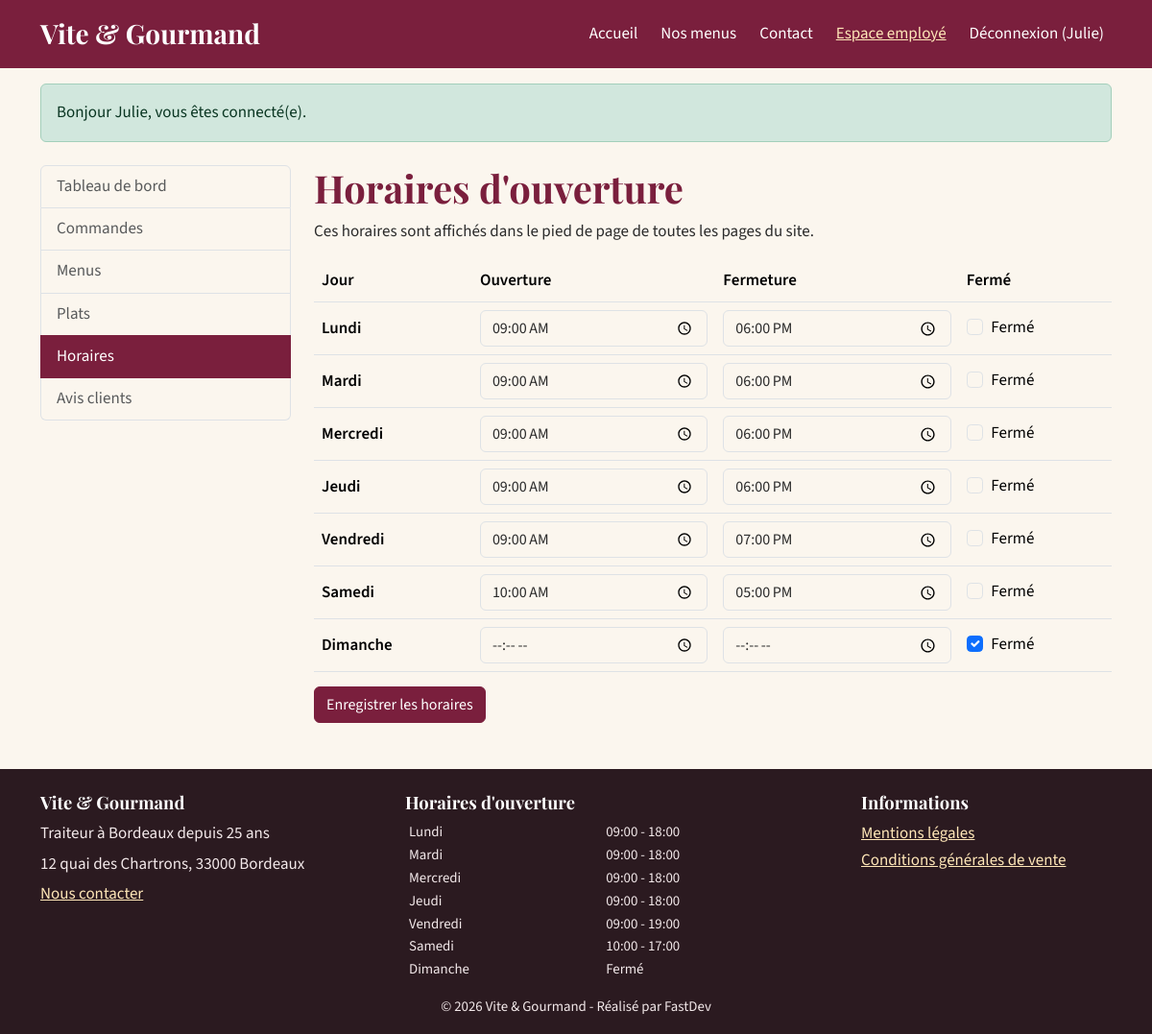
/employe/horaires (signed in), run on the app's committed database.
### tables this page shows
CREATE TABLE utilisateur (
    utilisateur_id  INT UNSIGNED NOT NULL AUTO_INCREMENT,
    role_id         INT UNSIGNED NOT NULL,
    email           VARCHAR(180) NOT NULL,
    password        VARCHAR(255) NOT NULL COMMENT 'Hash bcrypt/argon2 (password_hash), jamais le mot de passe en clair',
    nom             VARCHAR(80)  NOT NULL,
    prenom          VARCHAR(80)  NOT NULL,
    telephone       VARCHAR(20)  NULL,
    adresse_postale VARCHAR(255) NULL,
    code_postal     CHAR(5)      NULL,
    ville           VARCHAR(100) NULL,
    actif           TINYINT(1)   NOT NULL DEFAULT 1,
    created_at      DATETIME     NOT NULL DEFAULT CURRENT_TIMESTAMP,
    PRIMARY KEY (utilisateur_id),
    UNIQUE KEY uq_utilisateur_email (email),
    CONSTRAINT fk_utilisateur_role FOREIGN KEY (role_id) REFERENCES role (role_id)
);

CREATE TABLE horaire (
    horaire_id      INT UNSIGNED NOT NULL AUTO_INCREMENT,
    jour            VARCHAR(10)  NOT NULL,
    ordre           TINYINT      NOT NULL COMMENT '1 = lundi ... 7 = dimanche',
    heure_ouverture TIME         NULL,
    heure_fermeture TIME         NULL,
    ferme           TINYINT(1)   NOT NULL DEFAULT 0,
    PRIMARY KEY (horaire_id),
    UNIQUE KEY uq_horaire_jour (jour)
);

### views/employee/schedules.php (the view, shortened to what the rows shown need)
<div class="container mt-4">
    <div class="row g-4">
        <div class="col-lg-3"><?php require __DIR__ . '/../partials/staff_nav.php'; ?></div>
        <div class="col-lg-9">
            <h1>Horaires d'ouverture</h1>
            <p>Ces horaires sont affichés dans le pied de page de toutes les pages du site.</p>
            <form method="post" action="/employe/horaires">
                <table class="table bg-white align-middle">
                    <thead><tr><th scope="col">Jour</th><th scope="col">Ouverture</th><th scope="col">Fermeture</th><th scope="col">Fermé</th></tr></thead>
                    <tbody>
                    <?php foreach ($schedules as $h): $id = (int) $h['horaire_id']; ?>
                        <tr>
                            <th scope="row"><?= e($h['jour']) ?></th>
                            <td><label class="visually-hidden" for="o<?= $id ?>">Ouverture <?= e($h['jour']) ?></label>
                                <input type="time" class="form-control" id="o<?= $id ?>" name="ouverture[<?= $id ?>]" value="<?= e(substr((string) $h['heure_ouverture'], 0, 5)) ?>"></td>
                            <td><label class="visually-hidden" for="f<?= $id ?>">Fermeture <?= e($h['jour']) ?></label>
                                <input type="time" class="form-control" id="f<?= $id ?>" name="fermeture[<?= $id ?>]" value="<?= e(substr((string) $h['heure_fermeture'], 0, 5)) ?>"></td>
                            <td><div class="form-check"><input class="form-check-input" type="checkbox" id="c<?= $id ?>" name="ferme[<?= $id ?>]" value="1" <?= $h['ferme'] ? 'checked' : '' ?>>
                                <label class="form-check-label" for="c<?= $id ?>">Fermé<span class="visually-hidden"> le <?= e($h['jour']) ?></span></label></div></td>
                        </tr>
                    <?php endforeach; ?>
                    </tbody>
                </table>
                <button class="btn btn-primary" type="submit">Enregistrer les horaires</button>
            </form>
        </div>
    </div>
</div>

### src/Core/Router.php (shortened to what the rows shown need)
<?php
final class Router
{
    private array $routes = [];
    private function add(string $method, string $path, string $handler, array $roles): void
    {
        $this->routes[] = compact('method', 'regex', 'handler', 'roles');
    }
    public function dispatch(string $method, string $uri): void
    {
        $path = rtrim(parse_url($uri, PHP_URL_PATH) ?: '/', '/') ?: '/';
        foreach ($this->routes as $route) {
            if ($route['method'] !== $method || !preg_match($route['regex'], $path, $m)) {
                continue;
            }
            if ($route['roles'] !== []) {
                if (!Auth::check()) {
                    Session::flash('warning', 'Veuillez vous connecter pour accéder à cette page.');
                    Session::set('redirect_after_login', $uri);
                    header('Location: /connexion');
                    return;
                }
            }
            [$class, $action] = explode('@', $route['handler']);
            $params = array_map('intval', array_filter($m, 'is_string', ARRAY_FILTER_USE_KEY));
            (new $fqcn())->$action(...$params);
            return;
        }
    }
}

### views/layout.php (shortened to what the rows shown need)
<?php
$current = parse_url($_SERVER['REQUEST_URI'] ?? '/', PHP_URL_PATH);
$isActive = static fn(string $path): string => ($current === $path || ($path !== '/' && str_starts_with((string) $current, $path))) ? ' active" aria-current="page' : '';
try {
    $schedules = (new \App\Models\Reference())->schedules();
} catch (\Throwable) {
    $schedules = [];
}
$user = Auth::user();
?>
<!doctype html>
<html lang="fr">
<head>
    <link rel="stylesheet" href="/assets/vendor/bootstrap/bootstrap.min.css">
    <link rel="stylesheet" href="/assets/css/style.css">
</head>
<body class="d-flex flex-column min-vh-100">
<header>
    <nav class="navbar navbar-expand-lg navbar-vg" aria-label="Navigation principale">
        <div class="container">
            <a class="navbar-brand fs-3" href="/">Vite &amp; Gourmand</a>
            <div class="collapse navbar-collapse" id="nav">
                <ul class="navbar-nav ms-auto align-items-lg-center gap-lg-2">
                    <li class="nav-item"><a class="nav-link<?= $isActive('/') ?>" href="/">Accueil</a></li>
                    <li class="nav-item"><a class="nav-link<?= $isActive('/menus') ?>" href="/menus">Nos menus</a></li>
                    <li class="nav-item"><a class="nav-link<?= $isActive('/contact') ?>" href="/contact">Contact</a></li>
                    <?php if ($user === null): ?>
                        <li class="nav-item"><a class="nav-link<?= $isActive('/connexion') ?>" href="/connexion">Connexion</a></li>
                        <li class="nav-item"><a class="btn btn-light btn-sm" href="/inscription">Créer un compte</a></li>
                    <?php else: ?>
                        <?php if (Auth::isStaff()): ?>
                            <li class="nav-item"><a class="nav-link<?= $isActive('/employe') ?>" href="/employe">Espace employé</a></li>
                        <?php endif; ?>
                        <li class="nav-item">
                            <form action="/deconnexion" method="post" class="d-inline">
                                <button type="submit" class="btn btn-link nav-link">Déconnexion (<?= e($user['prenom']) ?>)</button>
                            </form>
                        </li>
                    <?php endif; ?>
                </ul>
            </div>
        </div>
    </nav>
</header>
<main id="contenu" class="flex-grow-1" tabindex="-1">
    <?php $flashes = Session::pullFlashes(); if ($flashes): ?>
        <div class="container mt-3" role="status" aria-live="polite">
            <?php foreach ($flashes as $f): ?>
                <div class="alert alert-<?= e($f['type']) ?> mb-2"><?= e($f['message']) ?></div>
            <?php endforeach; ?>
        </div>
    <?php endif; ?>
    <?= $content ?>
</main>
<footer class="footer-vg mt-5 pt-4 pb-3">
    <div class="container">
        <div class="row g-4">
            <div class="col-md-4">
                <h2>Vite &amp; Gourmand</h2>
                <p class="mb-1">Traiteur à Bordeaux depuis 25 ans</p>
                <p class="mb-1">12 quai des Chartrons, 33000 Bordeaux</p>
                <p><a href="/contact">Nous contacter</a></p>
            </div>
            <div class="col-md-5">
                <h2>Horaires d'ouverture</h2>
                <table class="table table-sm table-borderless mb-0 small">
                    <tbody>
                    <?php foreach ($schedules as $h): ?>
                        <tr>
                            <th scope="row" class="fw-normal py-0"><?= e($h['jour']) ?></th>
                            <td class="py-0"><?= $h['ferme'] ? 'Fermé' : e(substr((string) $h['heure_ouverture'], 0, 5) . ' - ' . substr((string) $h['heure_fermeture'], 0, 5)) ?></td>
                        </tr>
                    <?php endforeach; ?>
                    </tbody>
                </table>
            </div>
            <div class="col-md-3">
                <h2>Informations</h2>
                <ul class="list-unstyled">
                    <li><a href="/mentions-legales">Mentions légales</a></li>
                    <li><a href="/cgv">Conditions générales de vente</a></li>
                </ul>
            </div>
        </div>
        <p class="small text-center mt-3 mb-0">&copy; <?= date('Y') ?> Vite &amp; Gourmand - Réalisé par FastDev</p>
    </div>
</footer>
</body>
</html>

### data on the page
utilisateur: prenom "Julie"
horaire: jour "Lundi", heure_ouverture "09:00", heure_fermeture "18:00", heure_ouverture+heure_fermeture "09:00 - 18:00"
horaire: jour "Mardi", heure_ouverture "09:00", heure_fermeture "18:00", heure_ouverture+heure_fermeture "09:00 - 18:00"
horaire: jour "Mercredi", heure_ouverture "09:00", heure_fermeture "18:00", heure_ouverture+heure_fermeture "09:00 - 18:00"
horaire: jour "Jeudi", heure_ouverture "09:00", heure_fermeture "18:00", heure_ouverture+heure_fermeture "09:00 - 18:00"
horaire: jour "Vendredi", heure_ouverture "09:00", heure_fermeture "19:00", heure_ouverture+heure_fermeture "09:00 - 19:00"
horaire: jour "Samedi", heure_ouverture "10:00", heure_fermeture "17:00", heure_ouverture+heure_fermeture "10:00 - 17:00"
horaire: jour "Dimanche", ferme "☑", shows "Fermé"

### other printed values
$f['message'] "Bonjour Julie, vous êtes connecté(e)."
$label "Tableau de bord"
$label "Commandes"
$label "Menus"
$label "Plats"
$label "Horaires"
$label "Avis clients"
